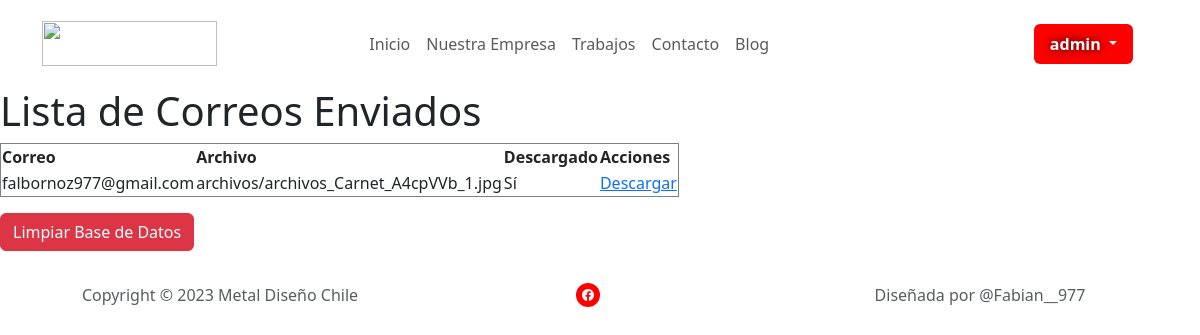
/lista/ (signed in), run on the app's committed database.
### myapp/models.py (models this page shows, shortened)
class CorreoEnviado1(models.Model):
    correo = models.EmailField()
    archivo = models.FileField(upload_to='archivos/')
    token = models.UUIDField(default=uuid.uuid4, editable=False, unique=True)
    abierto = models.BooleanField(default=False)
    descargado = models.BooleanField(default=False)

### myapp/views.py (the view)
# urls.py: path('lista/', views.lista_correos_enviados, name='lista_correos_enviados'),
@login_required
def lista_correos_enviados(request):
    if request.method == 'POST' and 'limpiar_bd' in request.POST:
        CorreoEnviado1.objects.all().delete()
        return redirect('lista_correos_enviados')
    correos_enviados = CorreoEnviado1.objects.all()
    return render(request, 'myapp/envio/lista_correos.html', {'correos_enviados': correos_enviados})

### myapp/templates/myapp/envio/lista_correos.html (shortened to what this page needs)
<!DOCTYPE html>
<html lang="es">
<head>
    {% load static %}
    <link rel="stylesheet" href="{% static 'bootstrap/css/bootstrap.min.css' %}">
    <link rel="stylesheet" href="{% static 'css/Hero-Clean-images.css' %}">
    <link rel="stylesheet" href="{% static 'css/Navbar-Centered-Links-icons.css' %}">
    <link rel="stylesheet" href="{% static 'css/Pricing-Yearly--Monthly-badges.css' %}">
    <link rel="stylesheet" href="{% static 'css/style.css' %}">
</head>
<body>
    {% include 'includes/_navbar.html' %}
    <h1>Lista de Correos Enviados</h1>
    <form method="POST">
        <table border="1">
            <thead>
                <tr>
                    <th>Correo</th>
                    <th>Archivo</th>
                    <th>Descargado</th>
                    <th>Acciones</th>
                </tr>
            </thead>
            <tbody>
                {% for correo in correos_enviados %}
                    <tr>
                        <td>{{ correo.correo }}</td>
                        <td>{{ correo.archivo.name }}</td>
                        <td>{{ correo.descargado|yesno:"Sí,No" }}</td>
                        <td><a href="{% url 'track_download' token=correo.token %}">Descargar</a></td>
                    </tr>
                {% empty %}
                    <tr>
                        <td colspan="4">No hay correos enviados</td>
                    </tr>
                {% endfor %}
            </tbody>
        </table>
        <button type="submit" name="limpiar_bd" class="btn btn-danger mt-3">Limpiar Base de Datos</button>
    </form>
    {% include 'includes/_footer.html' %}
</body>
</html>

### myapp/templates/includes/_navbar.html (shortened to what this page needs)
{% load static %}
<link rel="stylesheet" href="{% static 'bootstrap/css/bootstrap.min.css' %}">
      <link rel="stylesheet" href="{% static 'css/Hero-Clean-images.css' %}">
      <link rel="stylesheet" href="{% static 'css/Navbar-Centered-Links-icons.css' %}">
      <link rel="stylesheet" href="{% static 'css/Pricing-Yearly--Monthly-badges.css' %}">
      <link rel="stylesheet" href="{% static 'css/style.css' %}">
<nav class="navbar navbar-expand-md bg-body py-3">
    <div class="container">
       <a class="navbar-brand d-flex align-items-center" href="{% url 'home' %}">
       <img src="{% static 'img/logo%20metal%20sin%20fondo2.png' %}" style="width: 175px;height: 45px;">
       </a>
       <div class="collapse navbar-collapse" id="navcol-3" style="margin-right: 25px;">
          <ul class="navbar-nav mx-auto">
             <li class="nav-item"><a class="nav-link" href="{% url 'home' %}">Inicio</a></li>
             <li class="nav-item"><a class="nav-link" href="{% url 'empresa' %}">Nuestra Empresa</a></li>
             <li class="nav-item"><a class="nav-link" href="{% url 'trabajos' %}">Trabajos</a></li>
             <li class="nav-item"><a class="nav-link" href="{% url 'contacto' %}">Contacto</a></li>
             <li class="nav-item"><a class="nav-link" href="{% url 'blog' %}">Blog</a></li>
          </ul>
          {% if user.is_authenticated %}
          <div class="dropdown ms-auto">
             <button class="btn btn-primary dropdown-toggle" type="button" id="dropdownMenuButton" data-bs-toggle="dropdown" aria-expanded="false">
             {{ user.username }}
             </button>
          </div>
          {% else %}
          <a href="{% url 'login' %}">
          <button class="btn btn-primary me-2 py-2 px-4" type="button" style="background: #FF0000; font-weight: bold; text-shadow: 0px 0px 11px var(--bs-emphasis-color); border-style: none; font-size: 16px;">
          <strong>Login</strong>
          </button>
          </a>
          {% endif %}
       </div>
    </div>
 </nav>

### myapp/static/css/style.css (style rules this page uses)
.btn-primary.dropdown-toggle { background-color: #FF0000; border-color: #FF0000; font-weight: bold; text-shadow: 0px 0px 11px var(--bs-emphasis-color); border-style: none; font-size: 16px; }
.btn-primary { background-color: #FF0000; border-color: #FF0000; font-weight: bold; text-shadow: 0px 0px 11px var(--bs-emphasis-color); border-style: none; font-size: 16px; color: #ffffff; padding: 0.5rem 1rem; border-radius: 0.375rem; transition: background-color 0.2s, border-color 0.2s; }

### data on the page
CorreoEnviado1: correo "falbornoz977@gmail.com", archivo.name "archivos/archivos_Carnet_A4cpVVb_1.jpg", descargado "Sí"

### other printed values
{{ user.username }} "admin"
